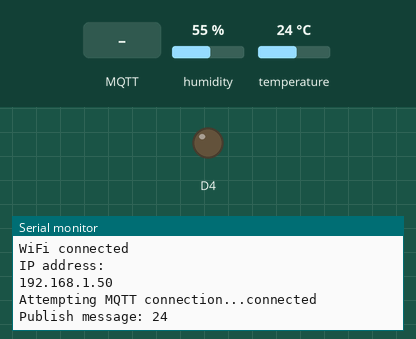
Simulated run of this sketch. Board: ESP8266 (NodeMCU). Parts: output pins drawn as LEDs (lit = HIGH), the last lines printed to the serial monitor. Inputs (shaded band) come from the test bench; at power-on: humidity 55 %, temperature 24 °C. WiFi joins after 1.5 s; servers stay silent unless stated; random numbers use the default seed unless the sketch sets one; no MQTT or app messages arrive unless stated.

Above: at 2.8 s.
2.9 s: MQTT message "1" arrives on the first subscribed topic
At 5.0 s:
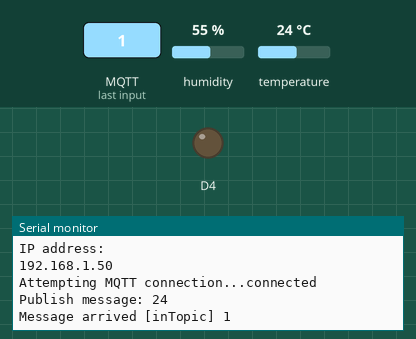
5.6 s: MQTT message "on" arrives on the first subscribed topic
At 7.0 s:
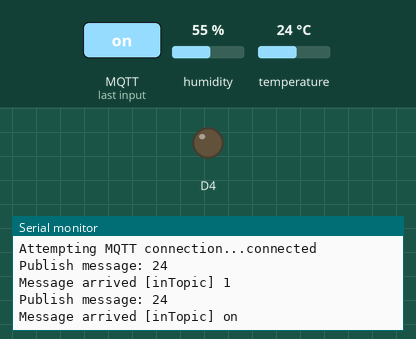
8.2 s: MQTT message "off" arrives on the first subscribed topic
At 9.9 s:
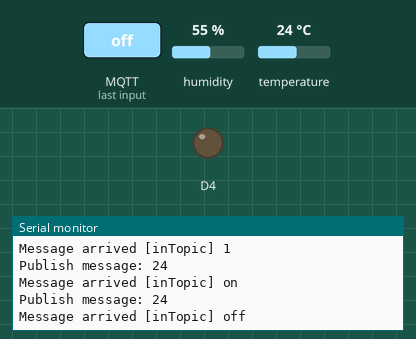

Measured:
- after the input at 2.9 s, the serial monitor: prints a new line after 1.3 s (image 1)
- after the input at 5.6 s, the serial monitor: prints a new line after 1.1 s (image 2)
- after the input at 8.2 s, the serial monitor: prints a new line after 1.0 s (image 3)

The sketch:

weatherMasterArduino.ino
```cpp
#include <ESP8266WiFi.h>
#include <PubSubClient.h>

const char* ssid = "6LowPAN";
const char* password = "rashmin0703";

const char* mqtt_server = "m12.cloudmqtt.com";

const char *mqtt_user = "snyhhyzw";
const char *mqtt_pass = "LpZK32PEBN5q";

#include <dht.h>
#define dht_apin D5

dht DHT;

WiFiClient espClient;
PubSubClient client(espClient);
long lastMsg = 0;
char msg[50];
int value = 0;

void setup_wifi() {
  delay(100);
  // We start by connecting to a WiFi network
  Serial.println();
  Serial.print("Connecting to ");
  Serial.println(ssid);
  WiFi.begin(ssid, password);
  while (WiFi.status() != WL_CONNECTED) {
    delay(500);
    Serial.print(".");
  }

  randomSeed(micros());

  Serial.println("");
  Serial.println("WiFi connected");
  Serial.println("IP address: ");
  Serial.println(WiFi.localIP());
}

void callback(char* topic, byte* payload, unsigned int length) {
  Serial.print("Message arrived [");
  Serial.print(topic);
  Serial.print("] ");
  for (int i = 0; i < length; i++) {
    Serial.print((char)payload[i]);
  }
  Serial.println();
}

void reconnect() {
  // Loop until we're reconnected
  while (!client.connected()) {
    Serial.print("Attempting MQTT connection...");
    // Create a random client ID
    String clientId = "ESP8266Client-";
    clientId += String(random(0xffff), HEX);
    // Attempt to connect
    if (client.connect(clientId.c_str(), mqtt_user, mqtt_pass)) {
      Serial.println("connected");
      // Once connected, publish an announcement...
      client.publish("outTopic", "hello world");
      // ... and resubscribe
      client.subscribe("inTopic");
    } else {
      Serial.print("failed, rc=");
      Serial.print(client.state());
      Serial.println(" try again in 5 seconds");
      // Wait 5 seconds before retrying
      delay(5000);
    }
  }
}

void setup() {
  pinMode(BUILTIN_LED, OUTPUT);     // Initialize the BUILTIN_LED pin as an output
  Serial.begin(9600);
  setup_wifi();
  client.setServer(mqtt_server, 17389);
  client.setCallback(callback);
  reconnect();
}

void loop() {

  if (!client.connected()) {
    reconnect();
  }

  client.loop();

  DHT.read11(dht_apin);
  int h = DHT.humidity;
  int t = DHT.temperature;

  delay(1000);
  String hh = String(h);
  String msg = String(t);

  Serial.print("Publish message: ");
  Serial.println(msg);

  int numt = t;
  char cstr[16];
  itoa(numt, cstr, 10);

  int numh = h;
  char cshr[16];
  itoa(numh, cshr, 10);

  delay(1500);
  client.publish("dht", cstr);
  client.publish("bmp", cshr);

  //  long now = millis();
  //  if (now - lastMsg > 2000) {
  //        lastMsg = now;
  //        ++value;
  //        snprintf (msg, 75, "hello world #%ld", value);
  //        Serial.print("Publish message: ");
  //        Serial.println(msg);
  //        client.publish("dht", msg);
  //    }


}
```
